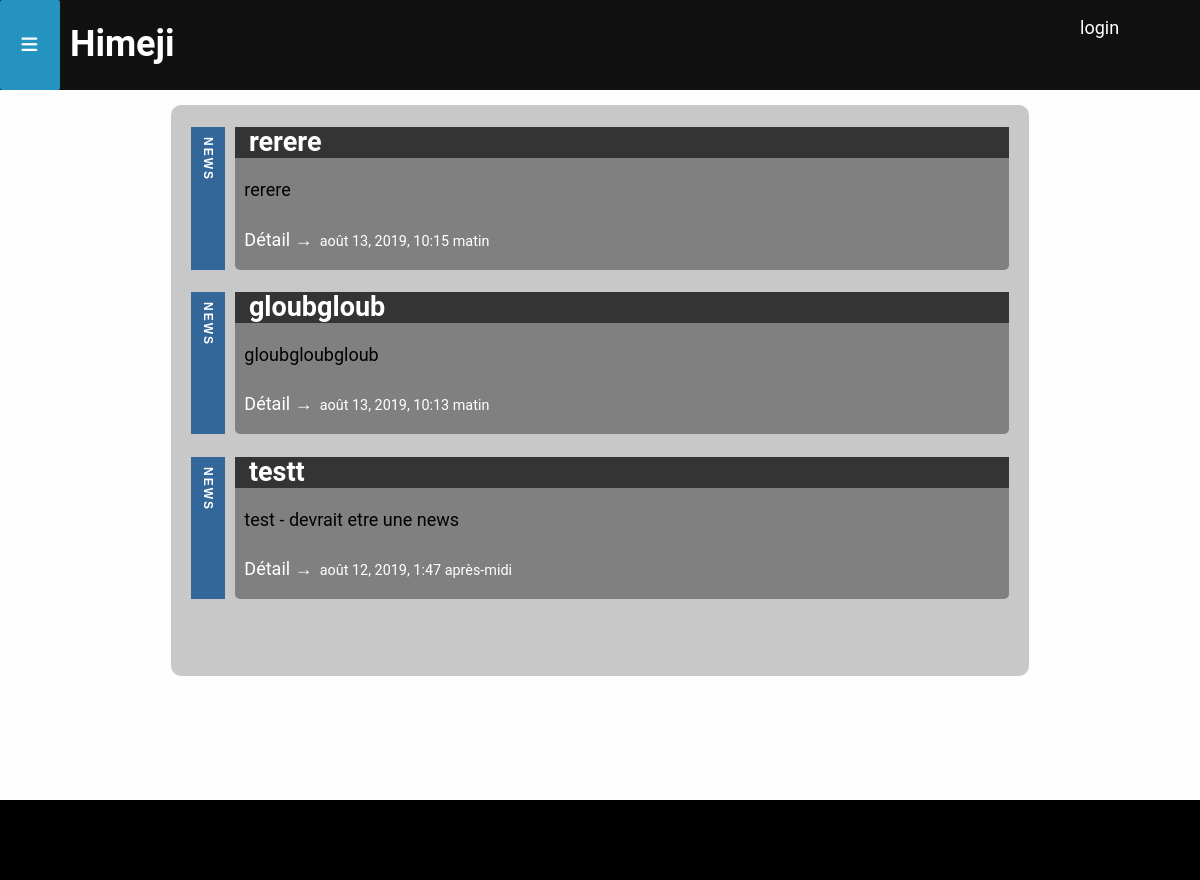
Before: /news/ with the older database file.
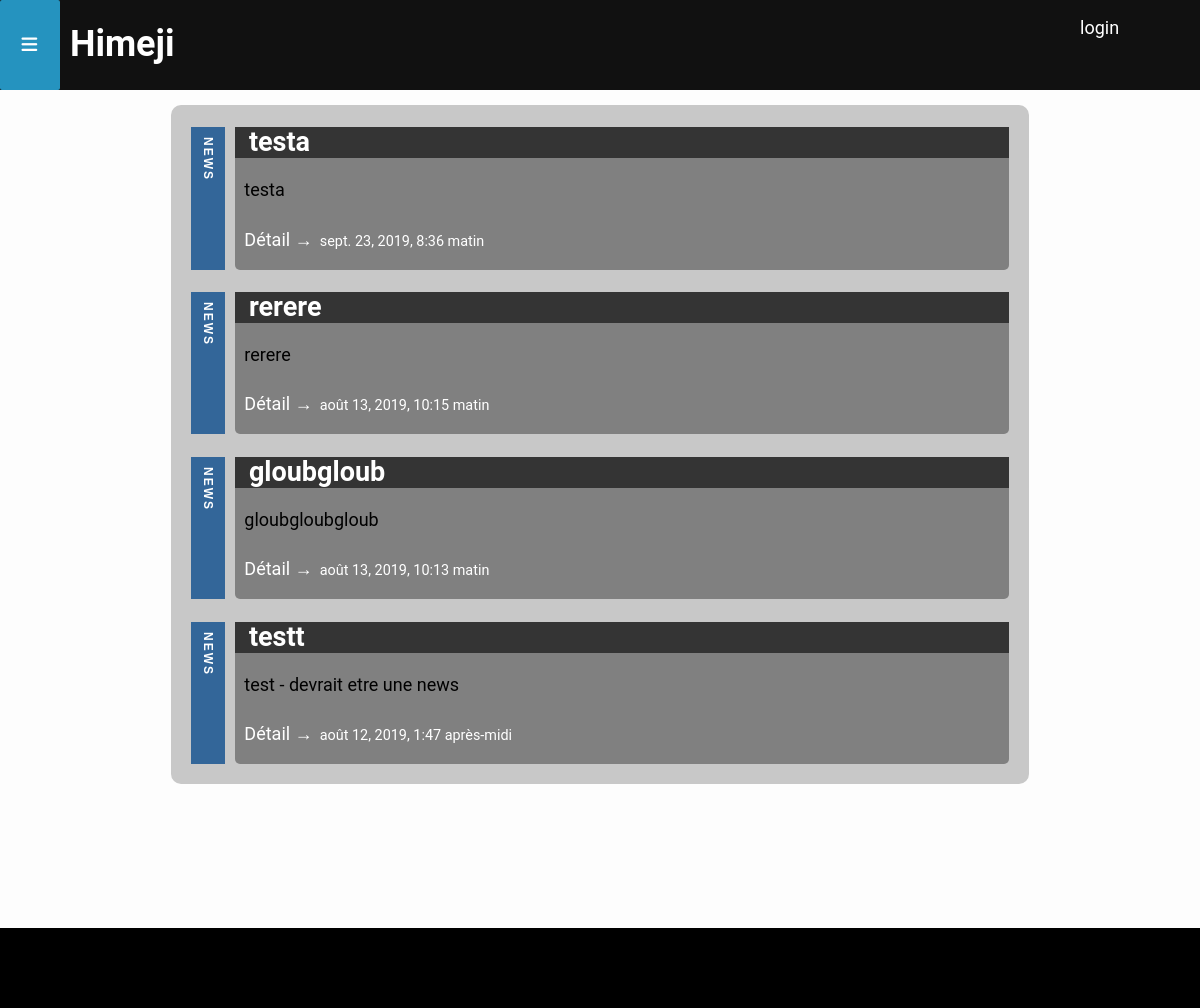
After: the same page with the newer database file.
### website/models.py (models this page shows, shortened)
class Post(models.Model):
    title = models.CharField(max_length=200, unique=True)
    slug = models.SlugField(max_length=200, unique=True, default="")
    content = models.TextField(default="")
    created_on = models.DateTimeField(auto_now_add=True, blank=True)
    updated_on = models.DateTimeField(auto_now=True)
    status = models.IntegerField(choices=STATUS, default=0)
    category = models.CharField(max_length=255, choices=CAT, default=0)
    class Meta:
        ordering = ['-created_on']

### website/views.py (the view)
# urls.py: path('news/', views.PostList.as_view(), name='news'),
class PostList(generic.ListView):
    queryset = Post.objects.filter(status=1, category="News").order_by('-created_on')
    template_name = 'news.html'
    paginate_by = 5

### templates/news.html (shortened to what this page needs)
<!DO{% extends "base.html" %}
{% block content %}
<div class="content">
<div class="news-main">
            {% for post in post_list %}
             <aside class="{% if "Savoir" in post.category %}cat-knowledge{% endif %}{% if "News" in post.category %}cat-news{% endif %}"><h4>{{ post.category }}</h4><div class="card">
                    <div class="card-header"><h2 class="card-title">&nbsp;&nbsp;{{ post.title }}</h2></div>
                    <p class="card-text">&nbsp;&nbsp;{{post.content|slice:":200" }}</p>
                    <a href="{% url 'website:post_detail' post.slug  %}" class="btn btn-primary">&nbsp;&nbsp;Détail &rarr;</a><p class="card-date">&nbsp;&nbsp;{{ post.created_on }} </p>
               </div></aside>
            {% endfor %}
</div>
</div>
{%endblock%}

Changed rows visible on the page:
added Post: category "NEWS", title "testa", content "testa", created_on "sept. 23, 2019, 8:36 matin"
